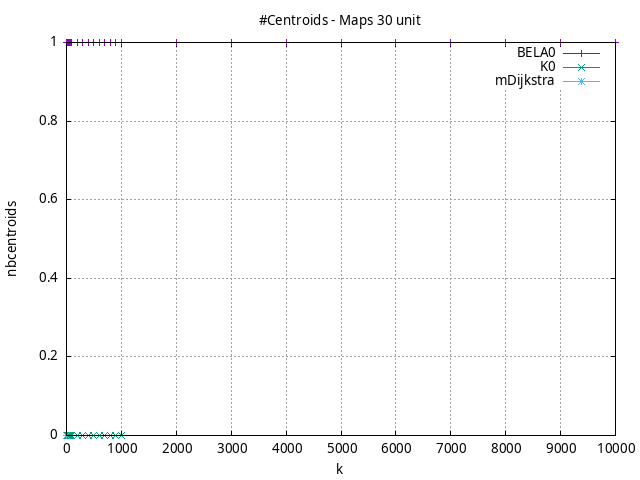

Reproduce this figure in gnuplot.
#!/usr/bin/gnuplot
# -*- coding: utf-8 -*-
#
# results/maps/unit/30/random512-30.brute-force.unit.nbcentroids.gnuplot
#
# Started on 04/03/2024 23:09:33
# Author: Carlos Linares López
set grid
set xlabel "k"
set ylabel "nbcentroids"

set title "#Centroids - Maps 30 unit"

set terminal png enhanced font "Ariel,10"
set output 'random512-30.brute-force.unit.nbcentroids.png'

plot "-" title "BELA0"      with linesp, "-" title "K0"      with linesp, "-" title "mDijkstra"      with linesp

	1 1.0
	2 1.0
	3 1.0
	4 1.0
	5 1.0
	6 1.0
	7 1.0
	8 1.0
	9 1.0
	10 1.0
	20 1.0
	30 1.0
	40 1.0
	50 1.0
	60 1.0
	70 1.0
	80 1.0
	90 1.0
	100 1.0
	200 1.0
	300 1.0
	400 1.0
	500 1.0
	600 1.0
	700 1.0
	800 1.0
	900 1.0
	1000 1.0
	2000 1.0
	3000 1.0
	4000 1.0
	5000 1.0
	6000 1.0
	7000 1.0
	8000 1.0
	9000 1.0
	10000 1.0
end
	1 0.0
	2 0.0
	3 0.0
	4 0.0
	5 0.0
	6 0.0
	7 0.0
	8 0.0
	9 0.0
	10 0.0
	20 0.0
	30 0.0
	40 0.0
	50 0.0
	60 0.0
	70 0.0
	80 0.0
	90 0.0
	100 0.0
	200 0.0
	300 0.0
	400 0.0
	500 0.0
	600 0.0
	700 0.0
	800 0.0
	900 0.0
	1000 0.0
end
	1 0.0
	2 0.0
	3 0.0
	4 0.0
end
